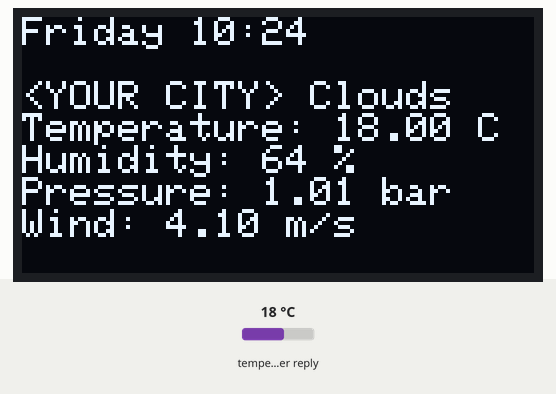
A sketch run on a simulated Arduino Uno R4 WiFi. Shown: 128×64 one-colour display. Inputs (shaded band) come from the test bench; at power-on: temperature in the weather reply 18 °C. WiFi joins after 1.5 s; servers stay silent unless stated; the display library's start-up logo is not drawn; network time is answered at once with the bench clock; the local clock reads 2024-03-15 10:24:30 at power-on unless the sketch sets it; web services answer with replies made up by the test bench; what the sketch prints to the serial monitor is not drawn.

Above: at 7.0 s.
At 127.4 s:
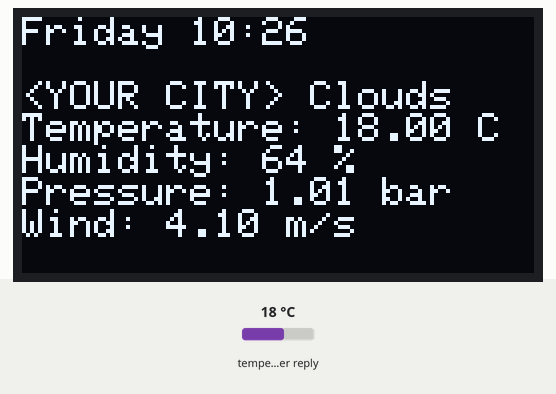

Measured:
- what the display in image 0 shows lasts 60.2 s, from 6.9 s to 67.1 s

The sketch:

22_Real_time_Weather_OLED.ino
```cpp
/*
  The code fetches and shows weather information such as temperature, humidity, pressure,
  and wind details. This information is obtained from the OpenWeatherMap API through a WiFi
  connection. The program initially connects to the WiFi network and retrieves the current
  time from an NTP server. It then regularly sends HTTP requests to retrieve weather data
  from the OpenWeatherMap API. Upon receiving a JSON response, it parses the data and displays
  both the weather information and current time on the OLED screen.
  Note: Arduino IDE version 2.2 or above
  Board: Arduino Uno R4 WiFi
  Component: OLED
  Library: https://github.com/bblanchon/ArduinoJson (ArduinoJson by Benoit Blanchon)
           https://github.com/adafruit/Adafruit_SSD1306 (Adafruit SSD1306 by Adafruit)
           https://github.com/adafruit/Adafruit-GFX-Library (Adafruit GFX Library by Adafruit)
           https://github.com/arduino-libraries/NTPClient (NTPClient by Fabrice Weinberg)

*/

#include "WiFiS3.h"
#include <ArduinoJson.h>  // JSON decoding library
#include "arduino_secrets.h"

// NTP client setup to get real-time data
#include <NTPClient.h>
#include <WiFiUdp.h>
WiFiUDP ntpUDP;
NTPClient timeClient(ntpUDP, "pool.ntp.org");  // NTP server

// Declaration for an SSD1306 display connected to I2C (SDA, SCL pins)
#include <SPI.h>
#include <Wire.h>
#include <Adafruit_GFX.h>
#include <Adafruit_SSD1306.h>
#define SCREEN_WIDTH 128  // OLED display width, in pixels
#define SCREEN_HEIGHT 64  // OLED display height, in pixels
#define OLED_RESET 4      // Reset pin # (or -1 if sharing Arduino reset pin)
Adafruit_SSD1306 display(SCREEN_WIDTH, SCREEN_HEIGHT, &Wire, OLED_RESET);

// WiFi credentials and server information
char ssid[] = SECRET_SSID;  // your network SSID (name)
char pass[] = SECRET_PASS;  // your network password
int status = WL_IDLE_STATUS;
char server[] = "api.openweathermap.org";  // name address for OWM (using DNS)

// Timing variables to manage update intervals
unsigned long lastConnectionTime = 0;               // last time you connected to the server, in milliseconds
const unsigned long postingInterval = 60L * 1000L;  // delay between updates, in milliseconds

// WiFi client for connecting to the API server
WiFiClient client;

void setup() {
  //Initialize serial and wait for port to open:
  Serial.begin(9600);
  while (!Serial) {
    ;  // wait for serial port to connect. Needed for native USB port only
  }

  // check for the WiFi module:
  if (WiFi.status() == WL_NO_MODULE) {
    Serial.println("Communication with WiFi module failed!");
    // don't continue
    while (true)
      ;
  }

  String fv = WiFi.firmwareVersion();
  if (fv < WIFI_FIRMWARE_LATEST_VERSION) {
    Serial.println("Please upgrade the firmware");
  }

  // attempt to connect to WiFi network:
  while (status != WL_CONNECTED) {
    Serial.print("Attempting to connect to SSID: ");
    Serial.println(ssid);
    status = WiFi.begin(ssid, pass);
    delay(5000);  // Wait 5 seconds before retrying
  }

  printWifiStatus();

  // Initialize and clear OLED display
  display.begin(SSD1306_SWITCHCAPVCC, 0x3C);
  display.display();
  display.clearDisplay();

  // Initialize and clear OLED display
  timeClient.begin();
  timeClient.setTimeOffset(3600 * 1);  // Adjust for your time zone (this is +1 hour)
}

void loop() {

  read_response();
  timeClient.update();

  // Check if it's time to send a new request
  if (!lastConnectionTime || millis() - lastConnectionTime > postingInterval) {
    httpRequest();
  }
}


void read_response() {
  uint32_t received_data_num = 0;
  String payload = "";
  bool jsonDetected = false;

  // Read data from the client connection
  while (client.available()) {
    /* actual data reception */
    char c = client.read();

    // for debug
    Serial.print(c);

    if ('{' == c) {
      jsonDetected = true;
    }
    if (jsonDetected) {
      payload += c;
    }
    received_data_num++;
  }
  if (jsonDetected) {
    /* print data to serial port */
    // Serial.print("data num : ");
    // Serial.println(received_data_num);
    // Serial.print("data : ");
    // Serial.println(payload);
    DynamicJsonDocument root(1024);
    DeserializationError error = deserializeJson(root, payload);
    if (error) {
      Serial.print("Deserialization failed with code: ");
      Serial.println(error.c_str());
      return;
    }

    String weather = (root["weather"][0]["main"]);
    float temp = (float)(root["main"]["temp"]) - 273.15;        // get temperature in °C
    int humidity = root["main"]["humidity"];                    // get humidity in %
    float pressure = (float)(root["main"]["pressure"]) / 1000;  // get pressure in bar
    float wind_speed = root["wind"]["speed"];                   // get wind speed in m/s
    int wind_degree = root["wind"]["deg"];                      // get wind degree in °

    // // print data
    // Serial.println("Temperature= " + String(temp) + " °C");
    // Serial.println("Humidity = " + String(humidity) + " %");
    // Serial.println("Pressure = " + String(pressure) + " bar");
    // Serial.println("Wind speed = " + String(wind_speed) + " m/s");
    // Serial.println("Wind degree = " + String(wind_degree) + " °");
    displayWeatherData(weather, temp, humidity, pressure, wind_speed);
  }
}


void httpRequest() {
  // close any connection before send a new request.
  client.stop();

  // Construct HTTP GET request for OpenWeatherMap API
  String httpRequest = "";
  httpRequest += "GET /data/2.5/weather?q=" LOCATION "&APPID=" API_KEY " HTTP/1.1";

  // if you get a connection, report back via serial:
  if (client.connect(server, 80)) {
    Serial.println("connected");
    // Make a HTTP request:
    client.println(httpRequest);
    client.println("Host: api.openweathermap.org");
    client.println("Connection: close");
    client.println();
    // note the time that the connection was made:
    lastConnectionTime = millis();
  } else {
    // if you couldn't make a connection:
    Serial.println("connection failed");
  }
}

void printWifiStatus() {
  // print the SSID of the network you're attached to:
  Serial.print("SSID: ");
  Serial.println(WiFi.SSID());

  // print your board's IP address:
  IPAddress ip = WiFi.localIP();
  Serial.print("IP Address: ");
  Serial.println(ip);

  // print the received signal strength:
  long rssi = WiFi.RSSI();
  Serial.print("signal strength (RSSI):");
  Serial.print(rssi);
  Serial.println(" dBm");
}

void displayWeatherData(String weather, float temp, int humidity, float pressure, float wind_speed) {
  display.clearDisplay();
  display.setTextSize(1);               // Normal 1:1 pixel scale
  display.setTextColor(SSD1306_WHITE);  // Draw white text
  display.setCursor(0, 0);              // Start at top-left corner

  // Display Day of the Week
  String daysOfTheWeek[7] = { "Sunday", "Monday", "Tuesday", "Wednesday", "Thursday", "Friday", "Saturday" };
  display.print(daysOfTheWeek[timeClient.getDay()]);

  display.print(" ");
  if (timeClient.getHours() < 10) display.print("0");  // Add leading zero for hours < 10
  display.print(timeClient.getHours());
  display.print(":");
  if (timeClient.getMinutes() < 10) display.print("0");  // Add leading zero for minutes < 10
  display.println(timeClient.getMinutes());

  display.println();
  display.print(LOCATION);
  display.println(" " + weather);

  // Display Weather
  display.print("Temperature: ");
  display.print(temp);
  display.println(" C");

  display.print("Humidity: ");
  display.print(humidity);
  display.println(" %");

  display.print("Pressure: ");
  display.print(pressure);
  display.println(" bar");

  display.print("Wind: ");
  display.print(wind_speed);
  display.println(" m/s");

  display.display();
}
```

arduino_secrets.h
```cpp
#define SECRET_SSID "<SSID>"        // your network SSID (name)
#define SECRET_PASS "<PASSWORD>"        // your network password
#define API_KEY "<OpenWeather_API_KEY>"
#define LOCATION "<YOUR CITY>"
```
